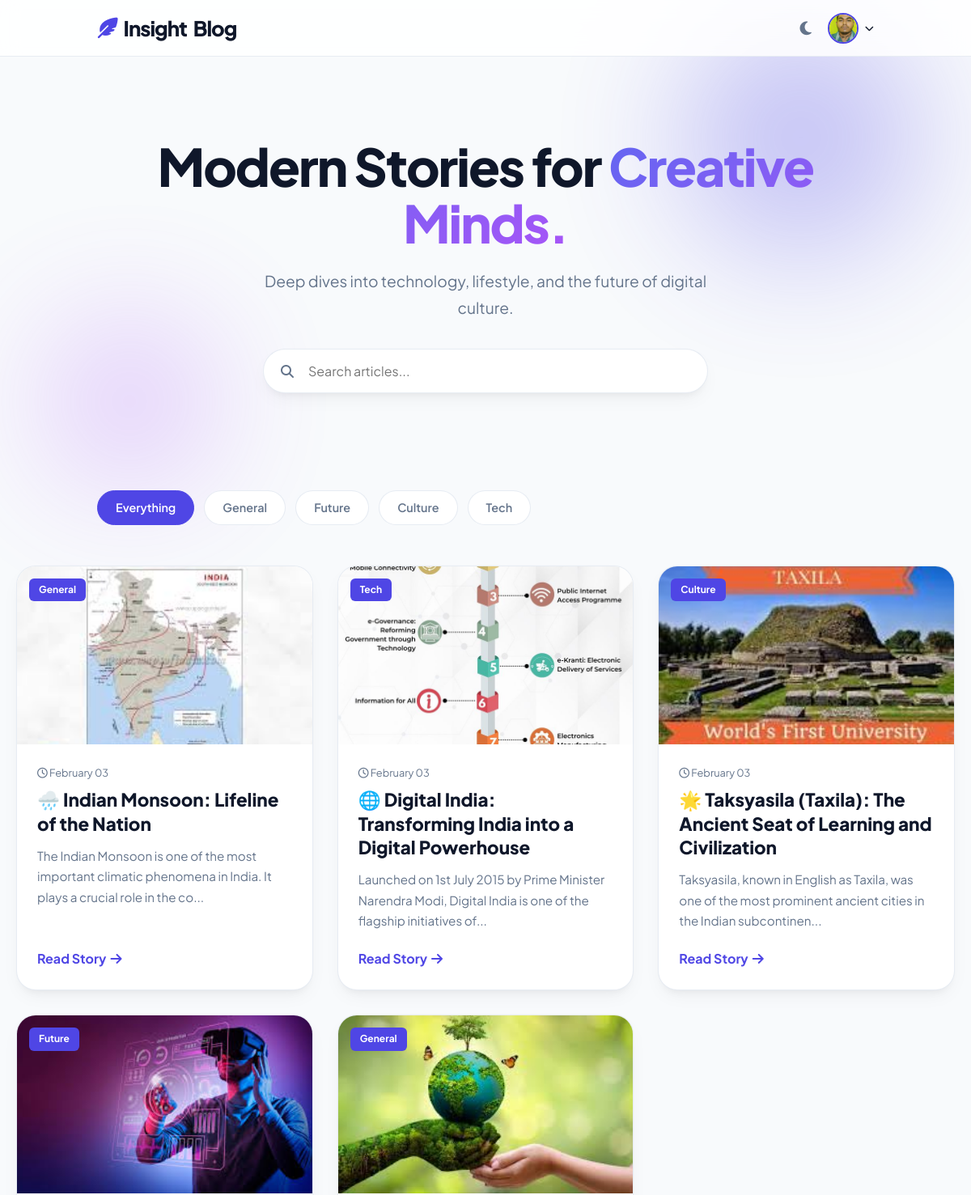
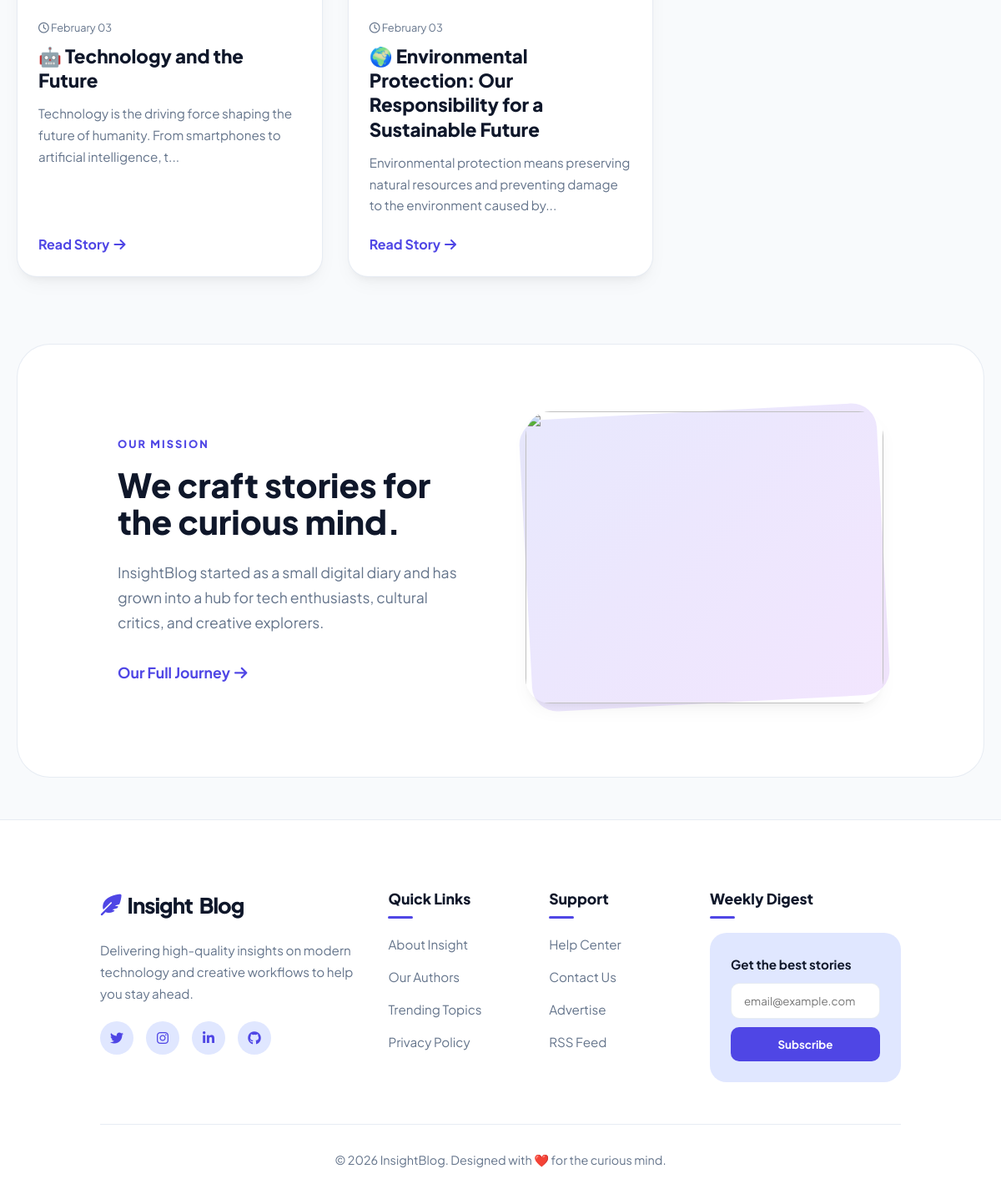
The app's page / (signed in) with its own data (2 pictures, top to bottom).
### app.py (models this page shows)
class User(UserMixin, db.Model):
    id = db.Column(db.Integer, primary_key=True)
    username = db.Column(db.String(100), unique=True, nullable=False)
    password = db.Column(db.String(100), nullable=False)
    email = db.Column(db.String(120), unique=True, nullable=True)
    mobile = db.Column(db.String(20), nullable=True)
    profile_pic = db.Column(db.String(100), nullable=False, default='default.jpg')
    language = db.Column(db.String(50), default='English')
    date_joined = db.Column(db.DateTime, default=lambda: datetime.now(timezone.utc))

class Post(db.Model):
    id = db.Column(db.Integer, primary_key=True)
    title = db.Column(db.String(200), nullable=False)
    content = db.Column(db.Text, nullable=False)
    category = db.Column(db.String(50), nullable=False, default='General')
    image_file = db.Column(db.String(100), nullable=True)
    date = db.Column(db.DateTime, default=lambda: datetime.now(timezone.utc))
    likes = db.Column(db.Integer, default=0)
    dislikes = db.Column(db.Integer, default=0)
    comments = db.relationship('Comment', backref='post', lazy=True, cascade="all, delete-orphan")

### app.py (the view)
@app.route("/")
def index():
    cat = request.args.get('category')
    if cat:
        posts = Post.query.filter_by(category=cat).order_by(Post.date.desc()).all()
    else:
        posts = Post.query.order_by(Post.date.desc()).all()
    return render_template("index.html", posts=posts)

### app.py (called while the page is built)
@login_manager.user_loader
def load_user(user_id):
    return db.session.get(User, int(user_id))

@app.context_processor
def inject_categories():
    categories = db.session.query(Post.category).distinct().all()
    category_list = [c[0] for c in categories]
    return dict(all_categories=category_list)

### templates/index.html (shortened to what this page needs)
<!DOCTYPE html>
<html lang="en">
<head>
    <link rel="stylesheet" href="https://cdnjs.cloudflare.com/ajax/libs/font-awesome/6.4.0/css/all.min.css">
    <link href="https://unpkg.com/aos@2.3.1/dist/aos.css" rel="stylesheet">
</head>
<body data-theme="light">
    <nav class="navbar">
        <a href="/" class="logo"><i class="fas fa-feather-pointed"></i> Insight<span>Blog</span></a>
        <div class="nav-right">
            <div class="theme-toggle" onclick="toggleTheme()"><i class="fas fa-moon" id="theme-icon"></i></div>
            {% if current_user.is_authenticated %}
                <div class="profile-dropdown" style="position: relative;">
                    <div onclick="toggleUserDropdown()" style="display: flex; align-items: center; cursor: pointer; gap: 8px;">
                        <img src="{{ url_for('static', filename='profile_pics/' + current_user.profile_pic) }}" style="width: 38px; height: 38px; border-radius: 50%; border: 2px solid var(--primary); object-fit: cover;">
                        <i class="fas fa-chevron-down" style="font-size: 0.7rem;"></i>
                    </div>
                </div>
            {% endif %}
        </div>
    </nav>
    <header class="hero">
        <div class="shape shape-1"></div>
        <div class="shape shape-2"></div>
        <h1 data-aos="fade-up">Modern Stories for <span>Creative Minds.</span></h1>
        <p data-aos="fade-up" data-aos-delay="100">Deep dives into technology, lifestyle, and the future of digital culture.</p>
        <div class="search-container" data-aos="fade-up" data-aos-delay="200">
            <i class="fas fa-search"></i>
            <input type="text" id="mainSearch" placeholder="Search articles...">
        </div>
    </header>
    <div class="categories-nav">
        <a href="/" class="cat-pill active">Everything</a>
        {% for cat in all_categories %}
            <a href="{{ url_for('index', category=cat) }}" class="cat-pill">{{ cat }}</a>
        {% endfor %}
    </div>
    <main class="container">
        {% if posts %}
            {% for post in posts %}
            <article class="post-card" data-aos="fade-up">
                <div class="post-image">
                    <span class="tag">{{ post.category }}</span>
                    <img src="{{ url_for('static', filename='post_pics/' + (post.image_file or 'default.jpg')) }}">
                </div>
                <div class="post-inner">
                    <span style="font-size: 0.8rem; color: var(--secondary); margin-bottom: 8px;"><i class="far fa-clock"></i> {{ post.date.strftime('%B %d') }}</span>
                    <h2>{{ post.title }}</h2>
                    <p style="color: var(--secondary); font-size: 0.95rem; margin-bottom: 20px;">{{ post.content[:110] | striptags }}...</p>
                    <a href="{{ url_for('post', id=post.id) }}" class="read-link">Read Story <i class="fas fa-arrow-right"></i></a>
                </div>
            </article>
            {% endfor %}
        {% else %}
            <div style="grid-column: 1/-1; text-align: center; padding: 50px;">
                <h2>No articles found.</h2>
            </div>
        {% endif %}
    </main>
    <section class="about-preview" data-aos="fade-up">
        <div class="about-grid">
            <div>
                <h4 style="color: var(--primary); font-weight: 800; text-transform: uppercase; letter-spacing: 2px; font-size: 0.8rem; margin-bottom: 15px;">Our Mission</h4>
                <h2 style="font-size: 2.5rem; line-height: 1.1; margin-bottom: 25px; font-weight: 800;">We craft stories for the <span>curious mind.</span></h2>
                <p style="color: var(--secondary); font-size: 1.1rem; margin-bottom: 30px;">InsightBlog started as a small digital diary and has grown into a hub for tech enthusiasts, cultural critics, and creative explorers.</p>
                <a href="#" class="read-link" style="font-size: 1.1rem;">Our Full Journey <i class="fas fa-arrow-right"></i></a>
            </div>
            <div style="position: relative;">
                <img src="https://images.unsplash.com/photo-1499750310107-5fef28a66643?auto=format&fit=crop&q=80&w=800"
                     style="width: 100%; height: 350px; object-fit: cover; border-radius: 30px; position: relative; z-index: 2; box-shadow: var(--card-shadow);">
            </div>
        </div>
    </section>
    <footer class="footer">
        <div class="footer-grid">
            <div class="footer-col">
                <a href="/" class="logo" style="margin-bottom: 20px;"><i class="fas fa-feather-pointed"></i> Insight<span>Blog</span></a>
                <p>Delivering high-quality insights on modern technology and creative workflows to help you stay ahead.</p>
                <div class="social-links">
                    <a href="#"><i class="fab fa-twitter"></i></a>
                    <a href="#"><i class="fab fa-instagram"></i></a>
                    <a href="#"><i class="fab fa-linkedin-in"></i></a>
                    <a href="#"><i class="fab fa-github"></i></a>
                </div>
            </div>
            <div class="footer-col">
                <h4>Quick Links</h4>
                <ul>
                    <li><a href="#">About Insight</a></li>
                    <li><a href="#">Our Authors</a></li>
                    <li><a href="#">Trending Topics</a></li>
                    <li><a href="#">Privacy Policy</a></li>
                </ul>
            </div>
            <div class="footer-col">
                <h4>Support</h4>
                <ul>
                    <li><a href="#">Help Center</a></li>
                    <li><a href="#">Contact Us</a></li>
                    <li><a href="#">Advertise</a></li>
                    <li><a href="#">RSS Feed</a></li>
                </ul>
            </div>
            <div class="footer-col">
                <h4>Weekly Digest</h4>
                <div class="newsletter-footer">
                    <p style="color: var(--dark); font-weight: 700; margin-bottom: 10px;">Get the best stories</p>
                    <input type="email" placeholder="email@example.com">
                    <button>Subscribe</button>
                </div>
            </div>
        </div>
        <div class="footer-bottom">
            <p>&copy; 2026 InsightBlog. Designed with ❤️ for the curious mind.</p>
        </div>
    </footer>
</body>
</html>

### records on screen
User: profile_pic (picture)
Post: category "General", image_file (picture), date "February 03", title "🌧️ Indian Monsoon: Lifeline of the Nation", content "The Indian Monsoon is one of the most important climatic phenomena in India. It plays a crucial role in the co"
Post: category "Tech", image_file (picture), date "February 03", title "🌐 Digital India: Transforming India into a Digital Powerhouse", content "Launched on 1st July 2015 by Prime Minister Narendra Modi, Digital India is one of the flagship initiatives of"
Post: category "Culture", image_file (picture), date "February 03", title "🌟 Taksyasila (Taxila): The Ancient Seat of Learning and Civilization", content "Taksyasila, known in English as Taxila, was one of the most prominent ancient cities in the Indian subcontinen"
Post: category "Future", image_file (picture), date "February 03", title "🤖 Technology and the Future", content "Technology is the driving force shaping the future of humanity. From smartphones to artificial intelligence, t"
Post: category "General", image_file (picture), date "February 03", title "🌍 Environmental Protection: Our Responsibility for a Sustainable Future", content "Environmental protection means preserving natural resources and preventing damage to the environment caused by"

### other values on screen
{{ cat }} "General" "Future" "Culture" "Tech"
